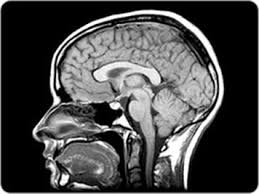
#> input picture images/brain_mri.jpg, 259 x 194 px
$ jupyter execute plot_chan_vese.ipynb   (shell and % lines are left out)
#> lines starting #> are read from the running program, lines starting #| are printed output that depends on the picture; after the words box and inside, x2 and y2 are one past the last pixel; in counts of white or black regions, pixels touching at a corner belong together
# Chan-Vese Segmentation

The Chan-Vese segmentation algorithm is designed to segment objects without
clearly defined boundaries. This algorithm is based on level sets that are
evolved iteratively to minimize an energy, which is defined by
weighted values corresponding to the sum of differences intensity
from the average value outside the segmented region, the sum of
differences from the average value inside the segmented region, and a
term which is dependent on the length of the boundary of the segmented
region.

This implementation of the algorithm is somewhat simplified in the
sense that the area factor 'nu' described in the original paper is not
implemented, and is only suitable for grayscale images.

Typical values for ``lambda1`` and ``lambda2`` are 1. If the 'background' is
very different from the segmented object in terms of distribution (for
example, a uniform black image with figures of varying intensity), then
these values should be different from each other.

Typical values for ``mu`` are between 0 and 1, though higher values can be
used when dealing with shapes with very ill-defined contours.

The algorithm also returns a list of values that corresponds to the
energy at each iteration. This can be used to adjust the various
parameters described above.

[cell 1]
import cv2
import numpy as np
import matplotlib.pyplot as plt
from skimage import data, img_as_float, io
from skimage.segmentation import chan_vese


#image = img_as_float(data.camera())
image = io.imread("../../images/brain_mri.jpg")
#> image is the input picture: shape (194, 259, 3); min 0, max 255, mean 71.7
#image = io.imread("D:\\dataset\\xVertSeg.v1\\Data1\\images\\image001.raw")
#image = io.imread("image001.raw")

image = cv2.cvtColor(image, cv2.COLOR_RGB2GRAY)
#> image: shape (194, 259)

[cell 2]
# Feel free to play around with the parameters to see how they impact the result
cv = chan_vese(image, mu=0.01, lambda1=1, lambda2=1, tol=1e-3, max_iter=200,
               dt=0.5, init_level_set="checkerboard", extended_output=True)

fig, axes = plt.subplots(2, 2, figsize=(8, 8))
ax = axes.flatten()

ax[0].imshow(image, cmap="gray")
ax[0].set_axis_off()
ax[0].set_title("Original Image", fontsize=12)

ax[1].imshow(cv[0], cmap="gray")
ax[1].set_axis_off()
title = "Chan-Vese segmentation - {} iterations".format(len(cv[2]))
#> title = 'Chan-Vese segmentation - 200 iterations'
ax[1].set_title(title, fontsize=12)

ax[2].imshow(cv[1], cmap="gray")
ax[2].set_axis_off()
ax[2].set_title("Final Level Set", fontsize=12)

ax[3].plot(cv[2])
ax[3].set_title("Evolution of energy over iterations", fontsize=12)

fig.tight_layout()
plt.show()
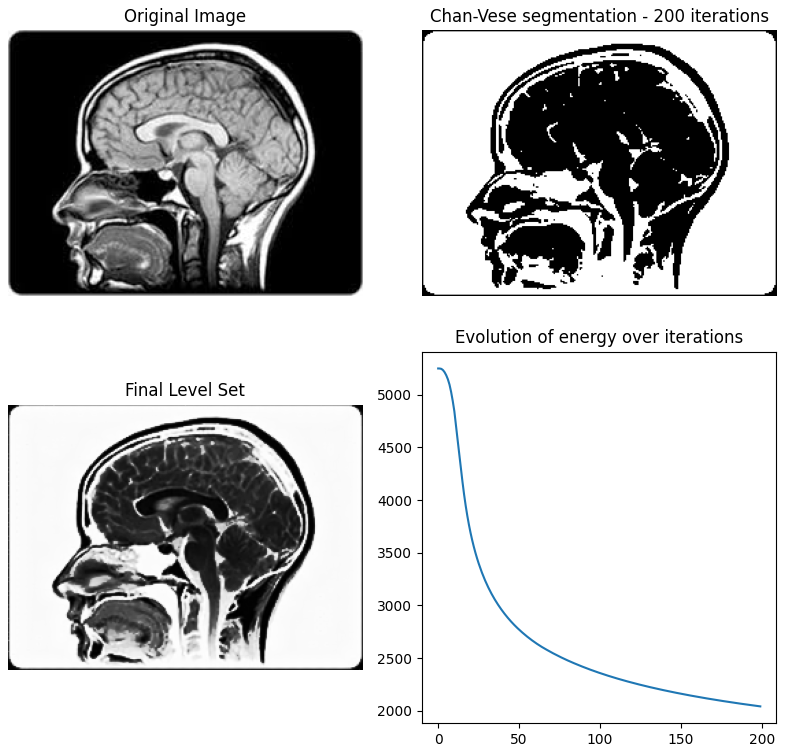
#> figure drawn by matplotlib, 4 panels; panel 4: curve peaks at x = 0, y = 5249

[cell 3]
print(image.shape)
#| (194, 259)
image = np.reshape(image, [-1, 1])
image.shape
#> Out = (50246, 1)

[cell 4]
from sklearn.cluster import KMeans
clf = KMeans(n_clusters = 2, init='random')
image = clf.fit_transform(image)
#> image = 50246 pairs, first value 0.378 to 242.6, second value 0.149 to 164.1

[cell 5]
cnt = 0; cnt_ = 0
for i in image:
    if i[0] > i[1]:
        cnt += 1
    else:
        cnt_ += 1
#> this loop made 50246 passes
#> i on passes 1 to 12: [239.6, 87.85], [241.6, 89.85], [240.6, 88.85], [232.6, 80.85], [242.6, 90.85], [242.6, 90.85], [234.6, 82.85], [202.6, 50.85], [161.6, 9.85], [155.6, 3.85], [146.6, 5.15], [138.6, 13.15]
#> after the loop, cnt = 19656; cnt_ = 30590
print(cnt, cnt_)
#| 19656 30590
image
#> Out has the same summary as image

[cell 6]
new_image = []
for i in range(len(image)):
    #print(image[i])
    if image[i][0] > image[i][1]:
        new_image.append([True])
    else:
        new_image.append([False])
#> after the loop, new_image = 50246 items
new_img = np.array(new_image)
new_img.shape
new_img = np.reshape(new_img, [-1, 259])
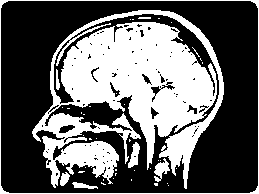
#> new_img: shape (194, 259) bool; 39.1% white; 42 white regions (34 under 20 px), largest, box (x1, y1, x2, y2) and area: (32, 10, 224, 189) 17941, (0, 0, 259, 194) 987, (154, 158, 170, 182) 190
new_img.shape

io.imshow(new_img)
io.show()

[cell 7]
print((cv[0] == True).sum(), (cv[0] == False).sum())
#| 30420 19826
cv[0]

[cell 8]
print(cv[1])
#> (printed output is left out)
print(cv[2])
#> (printed output is left out)

[cell 9]
import cv2
im = io.imread("../../images/brain_mri.jpg")
print(cv2.cvtColor(im, cv2.COLOR_RGB2GRAY).shape)
#| (194, 259)

$ run again, with images/brain_tumor.jpg copied over images/brain_mri.jpg
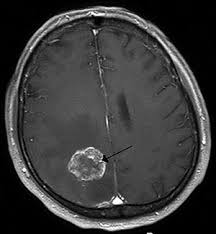
#> input picture images/brain_tumor.jpg, 216 x 234 px
#> image is the input picture: shape (234, 216, 3); min 0, max 255, mean 57.9
#> title = 'Chan-Vese segmentation - 200 iterations'
#> `plt.show()`:
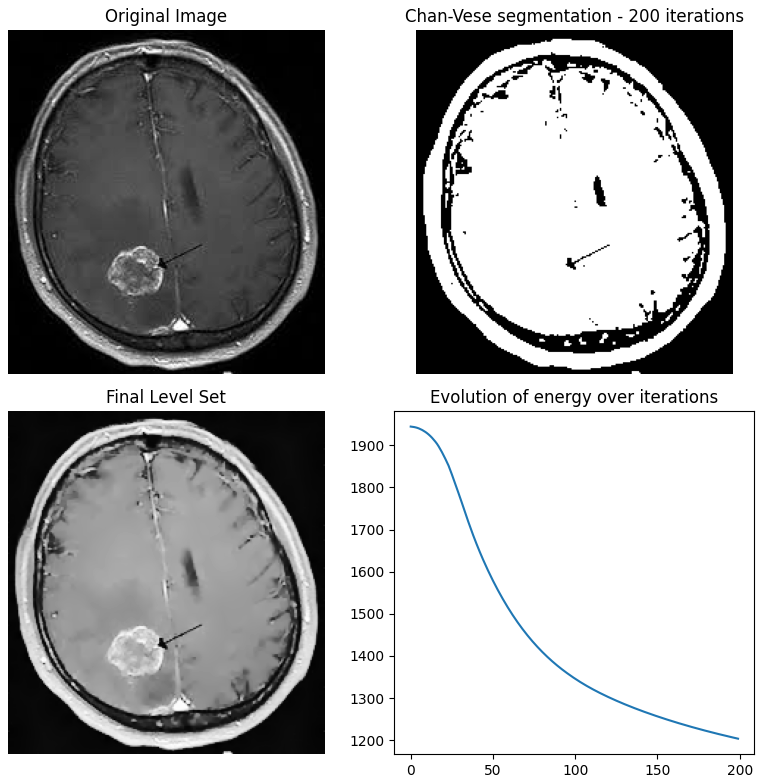
#> figure drawn by matplotlib, 4 panels; panel 4: curve peaks at x = 0, y = 1944.5
#| (234, 216)
#> `image = clf.fit_transform(image)`: image = 50544 pairs, first value 0.307 to 246.7, second value 0.326 to 168.3
#> the loop `for i in image:` made 50544 passes
#> i on passes 1 to 8: [7.31, 85.67], [7.31, 85.67], [7.31, 85.67], [7.31, 85.67], [7.31, 85.67], [7.31, 85.67], [7.31, 85.67], [7.31, 85.67]
#> after the loop `for i in image:`: cnt = 31968; cnt_ = 18576
#| 31968 18576
#> `image`: Out has the same summary as image
#> after the loop `for i in range(len(image)):`: new_image = 50544 items
#| 31622 18922
#> (printed output is left out)
#> (printed output is left out)
#| (234, 216)

$ run again, with images/brain1.png saved as images/brain_mri.jpg
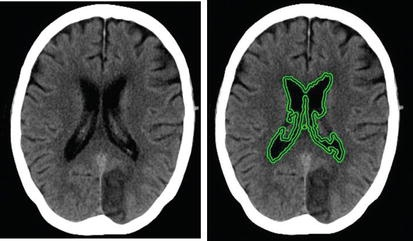
#> input picture images/brain1.png, 413 x 241 px
#> image is the input picture: shape (241, 413, 3); mean R, G, B 81.8, 83.9, 82.2
#> `image = cv2.cvtColor(image, cv2.COLOR_RGB2GRAY)`:
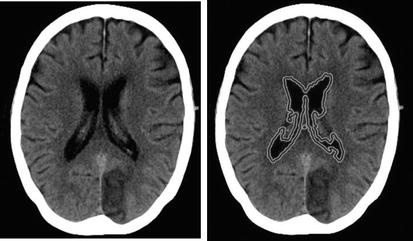
#> image: shape (241, 413); min 0, max 255, mean 83
#> title = 'Chan-Vese segmentation - 200 iterations'
#> `plt.show()`:
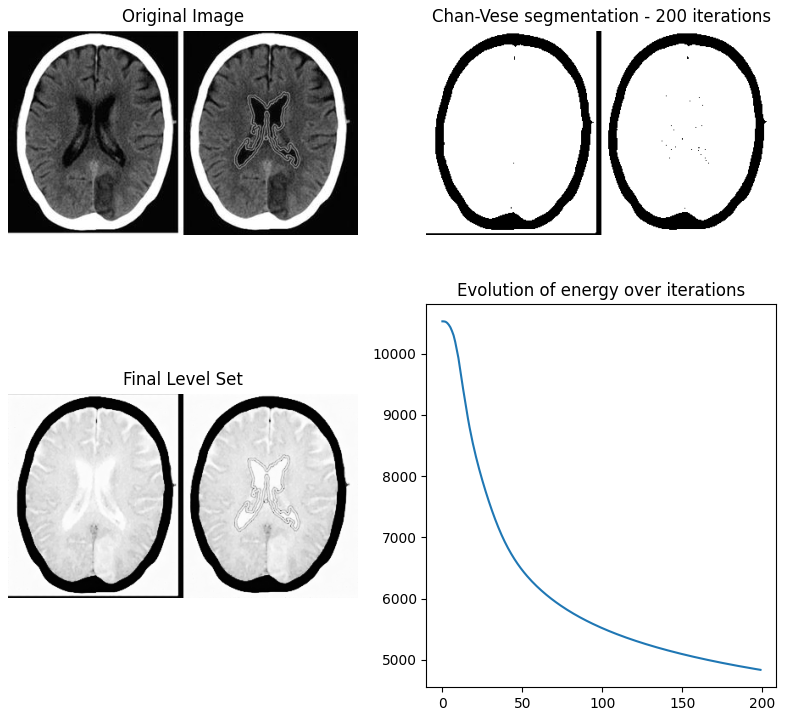
#> figure drawn by matplotlib, 4 panels; panel 4: curve peaks at x = 0, y = 10526.9
#| (241, 413)
#> `image = clf.fit_transform(image)`: image = 99533 pairs, first value 0.388 to 204.6, second value 0.154 to 246.8
#> after the loop `for i in image:`: cnt = 16526; cnt_ = 83007
#| 16526 83007
#> `image`: Out has the same summary as image
#> after the loop `for i in range(len(image)):`: new_image = 99533 items
#| 82921 16612
#> (printed output is left out)
#> (printed output is left out)
#| (241, 413)
